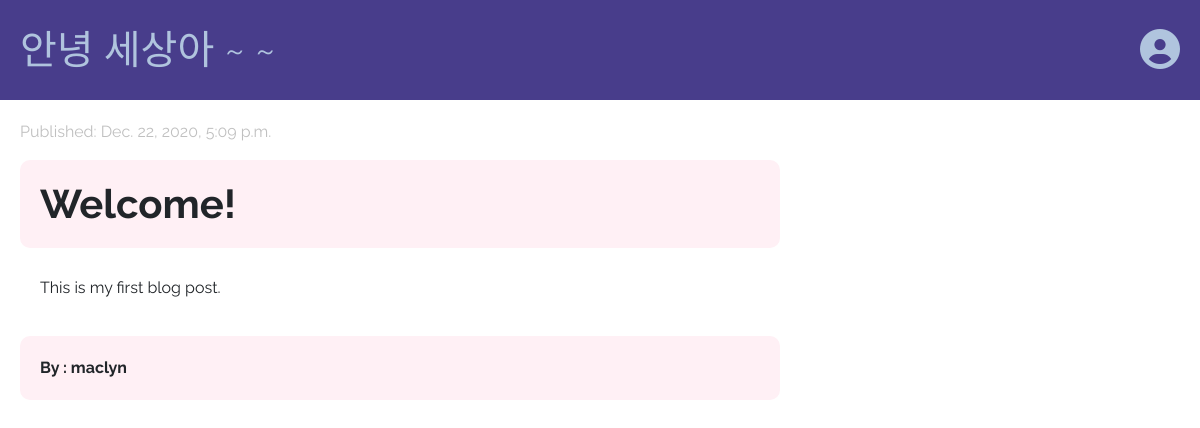
The app's page /post/1/ with its own data.
### blog/models.py (models this page shows, shortened)
class Post(models.Model):
    author = models.ForeignKey('auth.User', on_delete=models.CASCADE)
    title = models.CharField(max_length=250)
    text = models.TextField()
    created_date = models.DateTimeField(default=timezone.now)
    published_date = models.DateTimeField(blank=True, null=True)

### blog/views.py (the view)
# urls.py: path('post/<int:primary_key>/', views.post_details, name='post_details'),
def post_details(request, primary_key):
    post = get_object_or_404(Post, pk=primary_key)
    post_for_front_end = {
        'post_details': post
    }
    return render(request, 'blog/post_details.html', post_for_front_end)

### blog/templates/blog/post_details.html (shortened to what this page needs)
{% extends 'blog/base_page.html' %}
{% block content %}
    <div class="">
        <div class="details-header-row">
            {% if post_details.published_date %}
                <p class="date">Published: {{ post_details.published_date }}</p>
            {% endif %}
        </div>
        <h1 class="details-title">{{ post_details.title }}</h1>
        <p class="details-text">{{ post_details.text | linebreaksbr }}</p>
        <p class="details-author">By : {{ post_details.author }}</p>
    </div>
{% endblock %}

### blog/static/css/style.css (style rules this page uses)
body { font-family: 'Raleway', sans-serif; }
.date { color: silver; }
.details-title, .details-author { background-color: lavenderblush; border-radius: 10px; font-weight: bold; }
.details-title, .details-text, .details-author { padding: 20px; }
.details-header-row { display: flex; justify-content: space-between; }

### records on screen
Post: published_date "Dec. 22, 2020, 5:09 p.m.", title "Welcome!", text "This is my first blog post.", author "maclyn"
